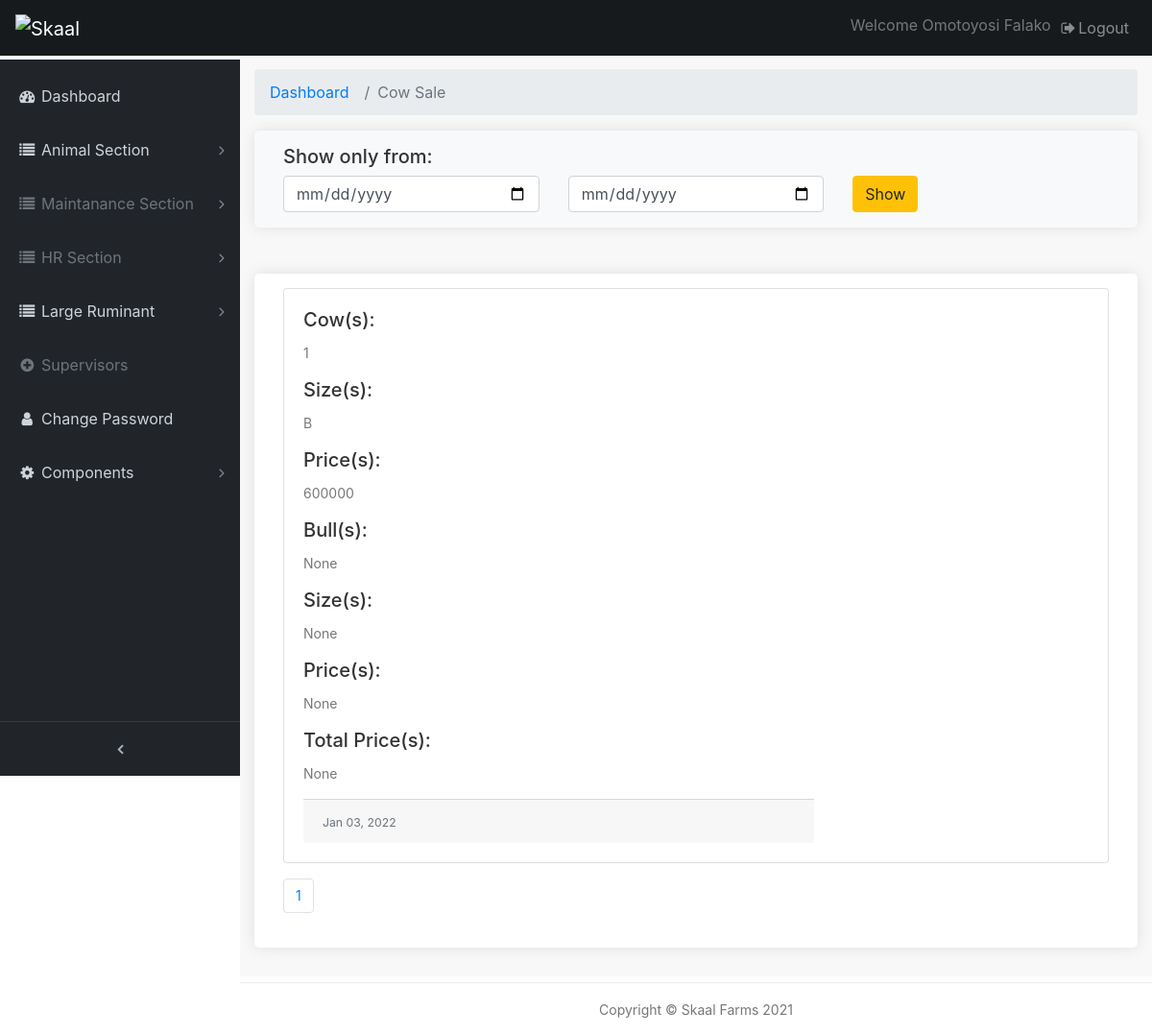
The app's page /admin-page/cow-sale-page (signed in), older data.
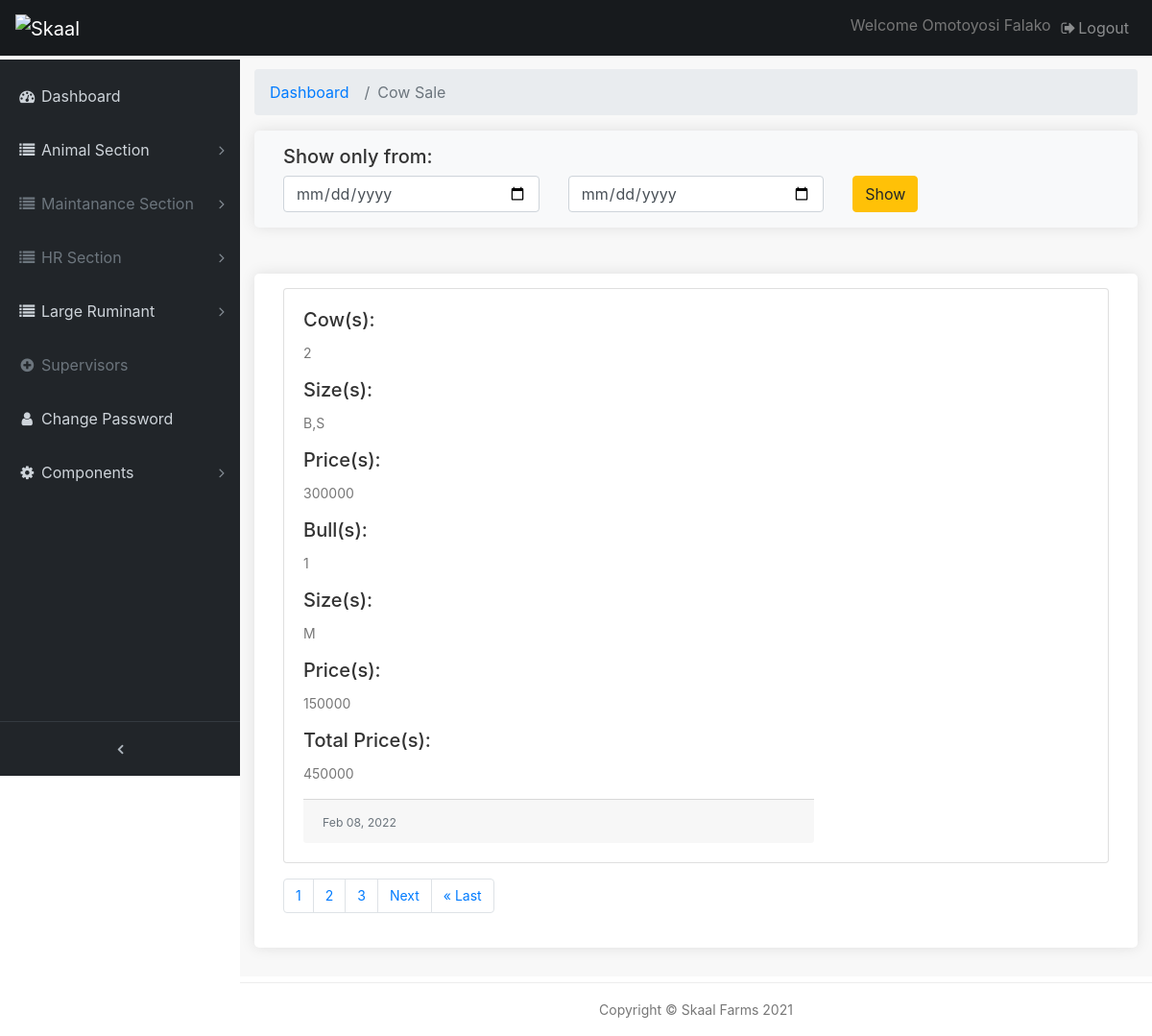
The same page, newer data.
### farmrecord/models.py (models this page shows, shortened)
class CowSale(models.Model):
    date = models.DateField(default=timezone.now)
    cow_num = models.IntegerField(verbose_name='Cow(s)', null=True, blank=True, default=0)
    size = models.CharField(max_length=100, verbose_name='Size(s)', blank=True, null=True)
    price = models.IntegerField(verbose_name='Price(s)', blank=True, null=True, default=0)
    bull_num = models.IntegerField(verbose_name='Bull(s)', null=True, blank=True, default=0)
    size1 = models.CharField(max_length=100, verbose_name='Size(s)', blank=True, null=True)
    price1 = models.IntegerField(verbose_name='Price(s)', blank=True, null=True, default=0)
    section = models.ForeignKey(Section, verbose_name='Section', related_name='category9', null=True, on_delete=models.CASCADE)
    weight= models.CharField(max_length=100,verbose_name='Weight(s)',blank=True, null=True,)
    total_price = models.IntegerField(verbose_name='Toatl Price(s)', blank=True, null=True, default=0)

### main/views.py (the view)
# urls.py: path('cow-sale-page', views.cow_salea, name='cow_salea'),
@login_required(login_url='/admin-page/login')
def cow_salea(request):
    csa = CowSale.objects.order_by('-date')
    query_form = CowsaleFilter()
    admin_cs = Paginator(csa, 1)
    page_number = request.GET.get('page')
    acs_page_obj = admin_cs.get_page(page_number)
    nums = "a" * acs_page_obj.paginator.num_pages
    context = {
        'acs_page_obj' : csa,
        'nums' : nums,
        'csa' : query_form
    }
    context['acs_page_obj'] = acs_page_obj
    return render(request, 'main/cowsale-a.html', context)

### farmrecord/forms.py
class CowsaleFilter(forms.ModelForm):
    date = forms.DateField(widget=forms.HiddenInput(), required=False)
    start_date = forms.DateField(
        widget=forms.TextInput(attrs={'class': 'form-control', 'type' : 'date', 'placeholder': 'From'}))
    end_date = forms.DateField(
        widget=forms.TextInput(attrs={'class': 'form-control', 'type' : 'date', 'placeholder': 'To'}))
    class Meta:
        model = CowSale
        fields =('date',)

### templates/main/cowsale-a.html (shortened to what this page needs)
{% extends 'main/base.html' %}
{% load static %}
{% block content %}
  <div class="content-wrapper">
    <div class="container-fluid">
      <ol class="breadcrumb">
        <li class="breadcrumb-item">
          <a href="#">Dashboard</a>
        </li>
        <li class="breadcrumb-item active">Cow Sale</li>
      </ol>
      <div class="box_general padding_bottom pb-0 bg-light">
        <h5>Show only from:</h5>
          <form class="mb-5 " action="{% url 'main:cowsalea_filter' %}">
            <div class="row">
              <div class="col-lg-4 col-md-12 form-group">
                {{ csa.start_date }}
              </div>
              <div class="col-lg-4 col-md-12 form-group">
                {{ csa.end_date }}
              </div>
              <div class="col-lg-4 col-md-12 form-group">
                <input type="submit" class="btn btn-warning" value="Show">
              </div>
            </div>
          </form>
      </div>
		<div class="box_general padding_bottom">
      {% if acs_page_obj %}
      {% for a in acs_page_obj %}
      <div class="card mb-3">
        <div class="row no-gutters">
          <div class="col-md-8">
            <div class="card-body">
              <h5 class="card-title">Cow(s):</h5>
              <p class="card-text">{{ a.cow_num }}</p>
              <h5 class="card-title">Size(s):</h5>
              <p class="card-text">{{ a.size }}</p>
              <h5 class="card-title">Price(s):</h5>
              <p class="card-text">{{ a.price }}</p>
              <h5 class="card-title">Bull(s):</h5>
              <p class="card-text">{{ a.bull_num }}</p>
              <h5 class="card-title">Size(s):</h5>
              <p class="card-text">{{ a.size1 }}</p>
              <h5 class="card-title">Price(s):</h5>
              <p class="card-text">{{ a.price1 }}</p>
              <h5 class="card-title">Total Price(s):</h5>
              <p class="card-text">{{ a.total_price }}</p>
              <p class="card-text card-footer"><small class="text-muted">{{ a.date|date:"M d, Y" }}</small></p>
            </div>
          </div>
        </div>
      </div>
      {% endfor %}
      {% endif %}
      <div>
        <nav aria-label="Page navigation example">
          <ul class="pagination">
           {% for i in nums %}
            <li class="page-item"><a href="?page={{ forloop.counter }}" class="page-link active">{{ forloop.counter }}</a></li>
           {% endfor %}
            {% if acs_page_obj.has_next %}
            <li class="page-item"><a class="page-link" href="?page={{ acs_page_obj.next_page_number }}">Next</a></li>
            <li class="page-item"><a class="page-link" href="?page={{ acs_page_obj.paginator.num_pages }}">&laquo; Last</a></li>
            {% endif %}
          </ul>
        </nav>
      </div>
		</div>
	  </div>
   	</div>
      {% endblock %}

Row changes from the older to the newer data that the page shows:
no longer on this page (row edited): CowSale: cow_num "1", size "B", price "600000", bull_num "None", size1 "None", price1 "None", total_price "None", date "Jan 03, 2022"
added CowSale: cow_num "2", size "B,S", price "300000", bull_num "1", size1 "M", price1 "150000", total_price "450000", date "Feb 08, 2022"
Text that changed along with them:
new list line: "2"
new list line: "3"
text now shown: "Next « Last"
